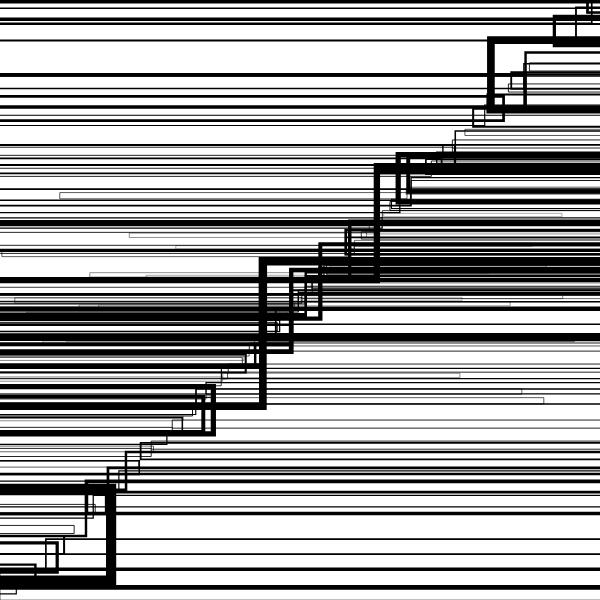
Frame 1 (no input)
Frame 60 (no input): identical to frame 1, image omitted
Frame 120 (the mouse pressed at the canvas centre since frame 60): identical to frame 1, image omitted

The p5.js sketch that drew this single still picture (run headless with seeded random() and noise() and a simulated clock; from frame 60 on, the mouse is pressed at the canvas centre):

// p5.js sketch
// ── sketch.js


let premise = 'R';
let rules = {
R: '++RR>[RR]',

}


let length = 90;
let angle = 90;

function setup() {
  createCanvas(600, 600);
  angleMode(DEGREES);
  bigRule = resolveRules(premise, rules, 3);
  print(bigRule);
  
}

function draw() {
  background('white');
  stroke('black');
  strokeWeight(1);
  noFill();
  translate(width / 2, height / 2);
  rotate(-90);
  scale(0.3);

  drawShape(bigRule);
   // angle += 1;
  // length += 0.1;
}

function resolveRules(startRule, rules, depth) {
  let endRule = '';
  for (let currentLetter of startRule) {
    if (currentLetter in rules) {
      endRule += rules[currentLetter];
    } else {
      endRule += currentLetter;
    }
  }
  if (depth >= 1) {
    endRule = resolveRules(endRule, rules, depth - 1);
  }
  return endRule;
}


function drawShape(rule)  {
  for (let c of rule) {
    if (c === 'F') {
      line(0, 0, length, 0);
      translate(length, 0);
    } else if (c === 'R') {
      rect(0, 0, length/10, length*6);
      translate(length, length);
    } else if (c === 'D') {
      line(0, 0, length * 4, 0);
      translate(length, 0);
    } else if (c === 'f') {
      translate(0, length, 0);
    } else if (c === '+') {
      rotate(angle);
    } else if (c === '-') {
      rotate(-angle);
    } else if (c === '[') {
      push();
    } else if (c === ']') {
      pop();
    } else if (c === '>') {
      scale(1.1);
    } else if (c === '<') {
      scale(0.8);
   
    }
  }
}
